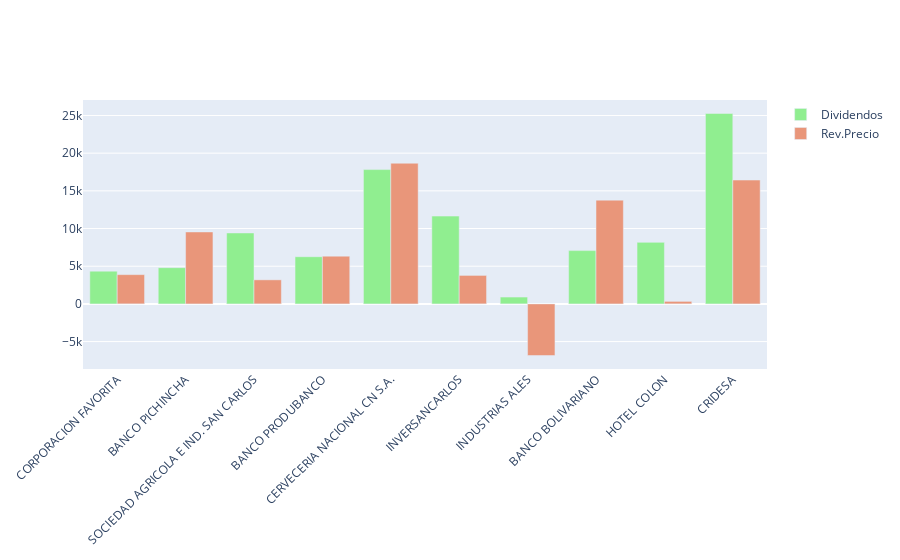

The notebook cell this image was saved under:
### Markdown cell above
### Revalorización del precio de la acción VERSUS retorno por dividendos

### Code cell
div_vs_precio = reporte.resultados()[['DIVIDENDOS', 'REV. ACCIONES']]
div_vs_precio["REV. ACCIONES"] -= monto_invertido / num_activos

cias = div_vs_precio.index

fig2 = go.Figure()
fig2.add_trace(go.Bar(
    x=cias,
    y=div_vs_precio['DIVIDENDOS'],
    name='Dividendos',
    marker_color='lightgreen'
))
fig2.add_trace(go.Bar(
    x=cias,
    y=div_vs_precio['REV. ACCIONES'],
    name='Rev.Precio',
    marker_color='darksalmon'
))


fig2.update_layout(barmode='group', xaxis_tickangle=-45)
fig2.update_traces( hovertemplate = '%{y:$.0f}<extra></extra>')
fig2.show()

### Figure 1 — Plotly figure (JSON) as saved in the notebook; plotly's stock layout.template omitted (floating-point values rounded to 4 significant figures)
{"data": [{"hovertemplate": "%{y:$.0f}<extra></extra>", "marker": {"color": "lightgreen"}, "name": "Dividendos", "type": "bar", "x": ["CORPORACION FAVORITA", "BANCO PICHINCHA", "SOCIEDAD AGRICOLA E IND. SAN CARLOS", "BANCO PRODUBANCO", "CERVECERIA NACIONAL CN S.A.", "INVERSANCARLOS", "INDUSTRIAS ALES", "BANCO BOLIVARIANO", "HOTEL COLON", "CRIDESA"], "y": [4346.0, 4808.0, 9411.0, 6257.0, 17820.0, 11650.0, 907.9, 7069.0, 8167.0, 25270.0]}, {"hovertemplate": "%{y:$.0f}<extra></extra>", "marker": {"color": "darksalmon"}, "name": "Rev.Precio", "type": "bar", "x": ["CORPORACION FAVORITA", "BANCO PICHINCHA", "SOCIEDAD AGRICOLA E IND. SAN CARLOS", "BANCO PRODUBANCO", "CERVECERIA NACIONAL CN S.A.", "INVERSANCARLOS", "INDUSTRIAS ALES", "BANCO BOLIVARIANO", "HOTEL COLON", "CRIDESA"], "y": [3882.0, 9546.0, 3191.0, 6336.0, 18670.0, 3779.0, -6856.0, 13770.0, 333.3, 16430.0]}], "layout": {"barmode": "group", "xaxis": {"tickangle": -45}}}
